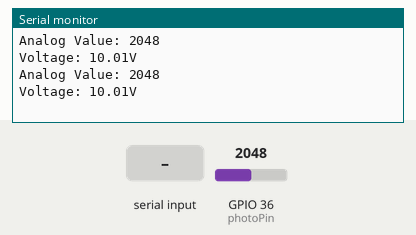
This sketch was run on a simulated ESP32. Parts: the last lines printed to the serial monitor. The inputs (shaded band) are chosen by the test bench; at power-on: GPIO 36 (photoPin) = 2048.

Above: at 1.8 s.
1.9 s: "90,45\n" received over Serial
At 2.8 s:
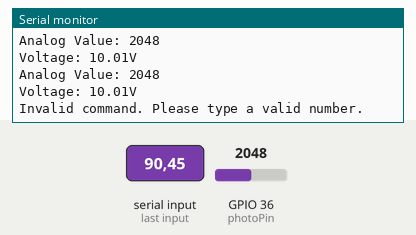
3.5 s: "5\n" received over Serial
At 4.8 s:
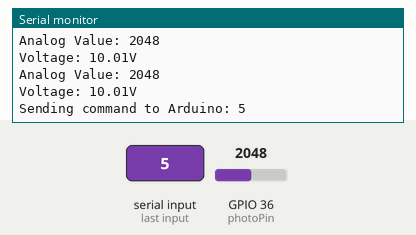
5.5 s: GPIO 36 (photoPin) set to 1460
At 6.8 s:
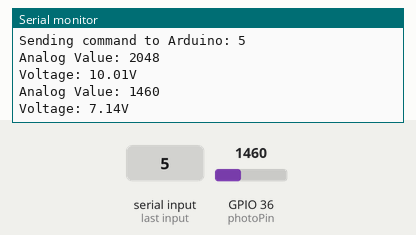
7.0 s: GPIO 36 (photoPin) set to 1540
At 7.8 s:
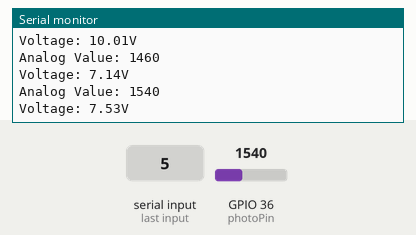
Timing chart, 0 to 9.5 s (numbered marks = the images above; inputs shaded):
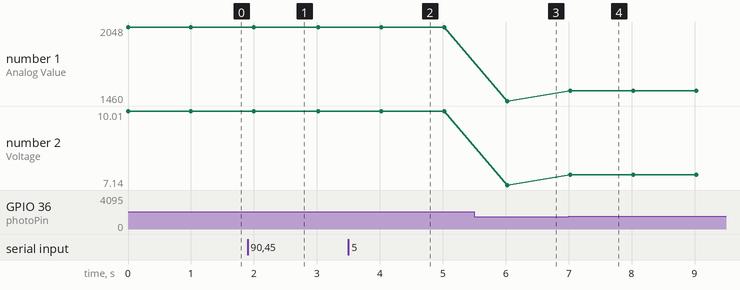

Measured:
- after the input at 1.9 s, the serial monitor: prints a new line after 0.10 s (image 1)
- after the input at 3.5 s, the serial monitor: prints a new line after 0.52 s (image 2)
- after the input at 5.5 s, the serial monitor: prints a new line after 0.53 s (image 3)
- after the input at 7.0 s, the serial monitor: prints a new line at once (image 4)
- plotted number 1: 2048 → 1460 after the input at 5.5 s, 1460 → 1540 after the input at 7.0 s
- plotted number 2: 10.01 → 7.14 after the input at 5.5 s, 7.14 → 7.53 after the input at 7.0 s

The sketch:

sketch_Voltage.ino
```cpp
const int photoPin = A0; // Analog pin connected to the photoresistor
int lightValue = 0; // Variable to store the light intensity

void setup() {
  Serial.begin(9600); // Initialize serial communication
  Serial1.begin(9600); // Initialize serial communication for communication with Arduino
}

void loop() {
  // Original code to read analog value from photoresistor
  lightValue = analogRead(photoPin); // Read analog value from photoresistor

  // Convert analog value to voltage
  float voltage = lightValue * (5.0 / 1023.0); // Convert analog value to voltage (5V range)

  // Print voltage value to serial monitor
  Serial.print("Analog Value: ");
  Serial.println(lightValue); // Print analog value to serial monitor
  Serial.print("Voltage: ");
  Serial.print(voltage, 2); // Print voltage with 2 decimal places
  Serial.println("V"); // Unit of measurement

  // Check if there is any input from the serial monitor
  if (Serial.available()) {
    String input = Serial.readStringUntil('\n'); // Read input from serial monitor
    input.trim(); // Remove leading and trailing whitespace

    // Check if the input consists only of numeric characters
    boolean isNumeric = true;
    for (size_t i = 0; i < input.length(); i++) {
      if (!isDigit(input[i])) {
        isNumeric = false;
        break;
      }
    }

    if (isNumeric) {
      int number = input.toInt(); // Convert the input string to an integer

      // Sending the command to Arduino only if it's within a specific range
      if (number >= 0 && number <= 1500) {
        Serial.println("Sending command to Arduino: " + String(number));
        Serial1.println(number); // Send the command to Arduino via Serial1
      } else {
        Serial.println("Invalid command. Please type a number between 0 and 1500.");
      }
    } else {
      Serial.println("Invalid command. Please type a valid number.");
    }
  }

  delay(1000); // Delay for readability
}
```
